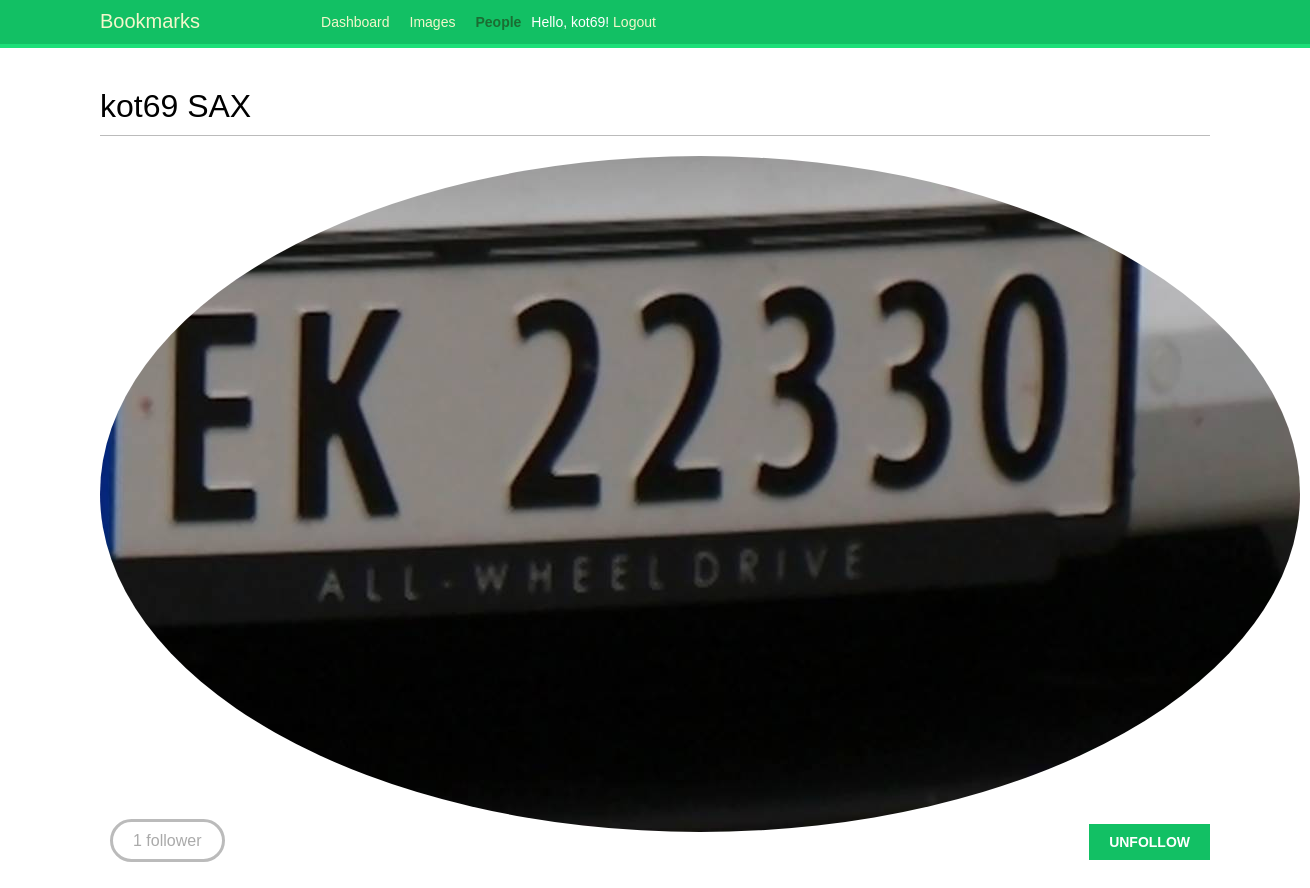
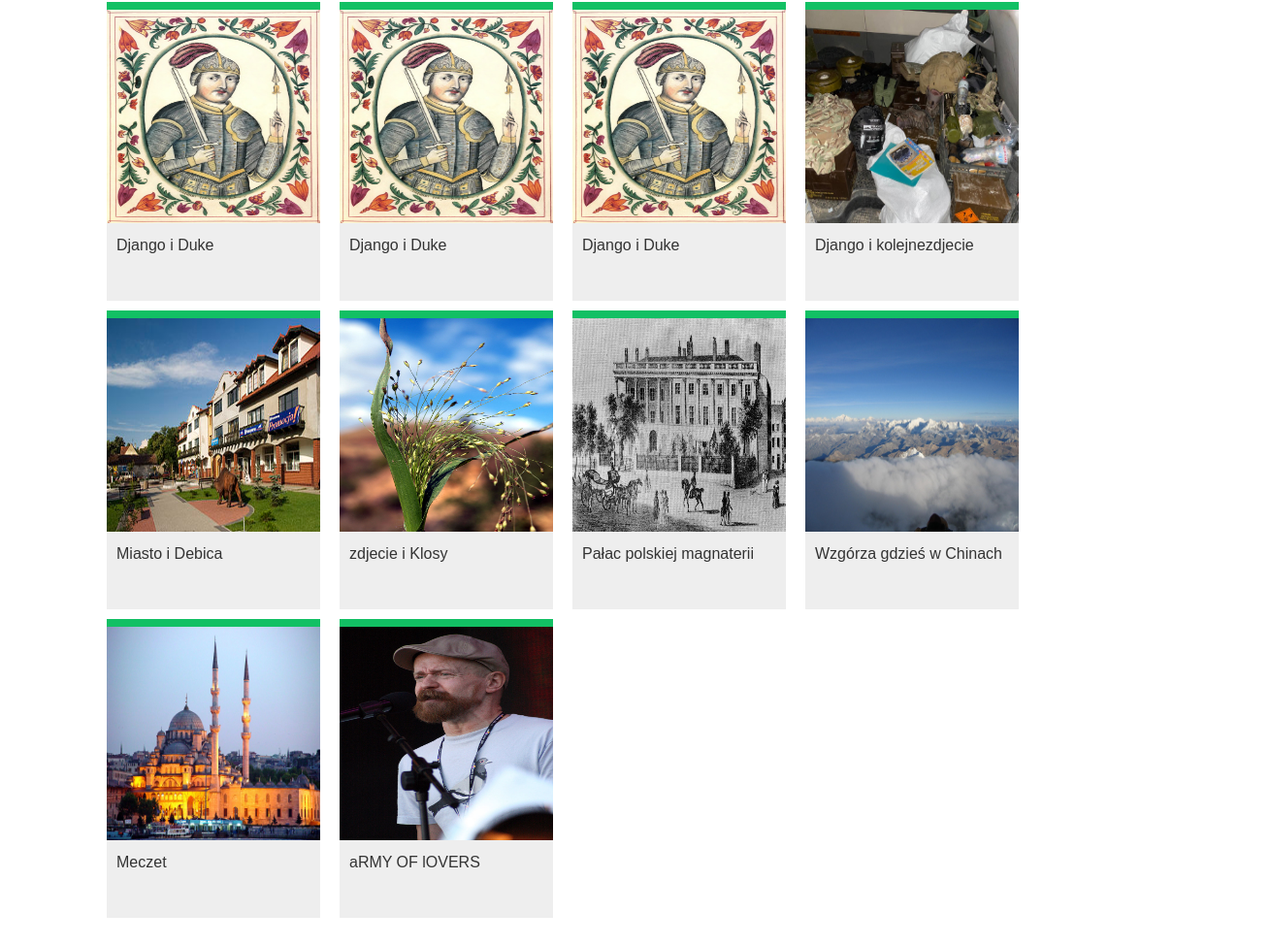
The page /account/users/kotek343/ (signed in) on the database its author committed (2 pictures, top to bottom).
### images/models.py (models this page shows, shortened)
class Image(models.Model):
    user = models.ForeignKey(settings.AUTH_USER_MODEL,
                             related_name='images_created',
                             on_delete=models.CASCADE)
    title = models.CharField(max_length=200)
    slug = models.SlugField(max_length=200,
                            blank=True)
    url = models.URLField()
    image = models.ImageField(upload_to='images/%Y/%m/%d')
    description = models.TextField(blank=True)
    created = models.DateField(auto_now_add=True, db_index=True)
    users_like = models.ManyToManyField(settings.AUTH_USER_MODEL,
                                        related_name='images_liked',
                                        blank=True)
    total_likes = models.PositiveIntegerField(db_index=True, default=0)
    def get_absolute_url(self):
        return reverse("images:detail", args=[self.id, self.slug])

### account/views.py (the view)
# urls.py: path('users/<username>/', views.user_detail, name="user_detail"),
@login_required
def user_detail(request, username):
    user = get_object_or_404(User,
                             username=username,
                             is_active=True)
    return render(request,
                  'account/user/detail.html',
                  {'section': 'people',
                   'user': user})

### account/templates/account/user/detail.html (shortened to what this page needs)
{% extends 'base.html' %}
{% load thumbnail %}
{% block content %}
    <h1>{{ user.get_full_name }}</h1>
    <div class="profile-info">
        {% thumbnail user.profile.photo "180x180" crop="100%" as im %}
            <img src="{{ im.url }}" class="user-detail">
    </div>
    {% with total_followers=user.followers.count %}
        <span class="count">
            <span class="total">{{ total_followers }}</span>
            follower{{ total_followers|pluralize }}
        </span>
        <a href="#" data-id="{{ user.id }}" data-action="{% if request.user in user.followers.all %}un{% endif %}follow" class="follow button">
            {% if request.user not in user.followers.all %}
                follow
            {% else %}
                unfollow
            {% endif %}
        </a>
        <div id="image-list" class="image-container">
            {% include "images/image/list_ajax.html" with images=user.images_created.all %}
        </div>
    {% endwith %}
{% endblock content %}

### account/templates/base.html (shortened to what this page needs)
{% load static %}
<!DOCTYPE html>
<html>
    <head>
        <link href="{% static 'css/base.css' %}" rel="stylesheet">
    </head>
    <body>
        <div id="header">
            <span class="logo">Bookmarks</span>
            {% if request.user.is_authenticated %}
                <ul class="menu">
                    <li {% if section == "dashboard" %}class="selected"{% endif %}>
                        <a href="{% url 'dashboard' %}">Dashboard</a>
                    </li>
                    <li {% if section == "images" %}class="selected"{% endif %}>
                        <a href="{% url "images:list" %}">Images</a>
                    </li>
                    <li {% if section == "people" %}class="selected"{% endif %}>
                        <a href="{% url "user_list" %}">People</a>
                    </li>
            {% endif %}
            <span class="user">
                {% if request.user.is_authenticated %}
                    Hello, {{ request.user.first_name }}!
                    <a href=" {% url 'logout' %}">Logout</a>
                {% else %}
                    <a href=" {% url 'login' %}">Log-in</a>
                {% endif %}
            </span>
        </div>
        <div id="content">
            {% block content %}
            {% endblock %}
        </div>
    </body>
</html>

### images/templates/images/image/list_ajax.html
{% load thumbnail %}
{% for image in images %}
  <div class="image">
    <a href="{{ image.get_absolute_url }}">
      {% thumbnail image.image 300x300 crop="smart" as im %}
      <a href="{{ image.get_absolute_url }}">
        <img src="{{ im.url }}">
      </a>
    </a>
    <div class="info">
      <a href="{{ image.get_absolute_url }}" class="title">
        {{ image.title }}
      </a>
    </div>
  </div>
{% endfor %}

### account/static/css/base.css (style rules this page uses)
body { margin:0; padding:0; font-family:helvetica, sans-serif; }
a { color:#12c064; text-decoration:none; }
h1, h2, h3, h4, h5 , h6 { font-family: 'Muli', sans-serif; font-weight:normal; }
h1 { border-bottom:1px solid #bbb; padding:0 0 10px 0; margin:10px 0 20px 0; }
#header { padding:10px 100px; font-size:14px; background:#12c064; color:#fff; border-bottom:4px solid #1cdf78; overflow:auto; }
#header .logo { font-family: 'Muli', sans-serif; float:left; color:#f3f7cc; font-size:20px; margin-right:10%; }
#header ul.menu { list-style:none; float:left; margin:0; padding:0; }
#header ul.menu li { float:left; padding:4px 10px; }
#header ul.menu li.selected a, #header ul.menu li.selected a:hover { color:#1b6d32; font-weight:bold; }
#header a { color:#f3f7cc; }
#header .user { float:left; padding-top:4px; }
#content { padding:30px 100px; }
input[type=submit], a.button { font-weight:bold; background:#12c064; color:#fff; padding:10px 20px; font-size:14px; text-transform:uppercase; }
.count { color:#aaa; border:3px solid #bbb; border-radius:26px; padding:10px 20px; margin:20px 10px 0; }
a.like, a.follow { float:right; margin-top:-8px; }
#image-list { overflow:auto; }
#image-list .image { float:left; width:220px; height:300px; margin:0 10px 10px 10px; border-top:8px solid #12c064; background:#eee; }
#image-list img { width:220px; height:220px; }
#image-list .info { padding:10px; }
#image-list .info a { color:#333; }
img.user-detail { border-radius:50%; float:left; }
.profile-info { float:left; overflow:auto; margin-right:20px; }
.image-container { margin-top:40px; }

### rows shown on the page
Image: title "Django i Duke"
Image: title "Django i Duke"
Image: title "Django i Duke"
Image: shows a picture, title "Django i kolejnezdjecie"
Image: shows a picture, title "Miasto i Debica"
Image: shows a picture, title "zdjecie i Klosy"
Image: shows a picture, title "Pałac polskiej magnaterii"
Image: shows a picture, title "Wzgórza gdzieś w Chinach"
Image: shows a picture, title "Meczet"
Image: shows a picture, title "aRMY OF lOVERS"

### other values the page prints
{{ request.user.first_name }} "kot69"
{{ user.get_full_name }} "kot69 SAX"
{{ total_followers }} "1"
